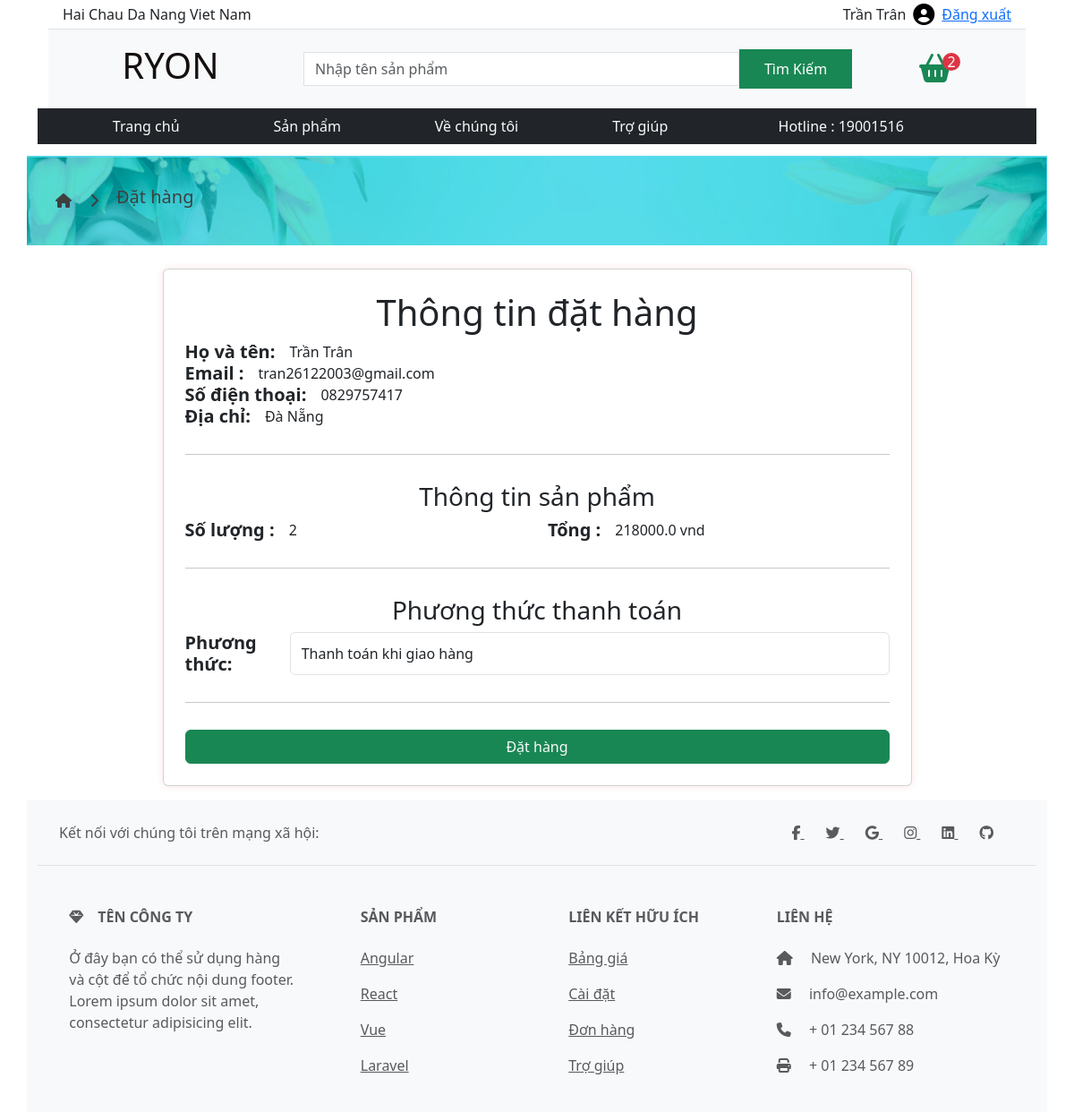
Page /oder/ (signed in) on the committed database.
### myshop/models.py (models this page shows, shortened)
class Customer(models.Model):
    user = models.OneToOneField(User, on_delete=models.CASCADE, null=True, blank=True)
    name = models.CharField(max_length=200, null=True)
    phone = models.CharField(max_length=20, blank=True, null=True)
    email = models.CharField(max_length=255, blank=True, null=True)
    address = models.CharField(max_length=255, blank=True, null=True)

### myshop/views.py (the view)
# urls.py: path('oder/', views.oder, name='oder'),
def oder(request):
    customer = Customer.objects.get(user=request.user)  # Lấy thông tin khách hàng dựa trên người dùng hiện tại
    cart, created = Cart.objects.get_or_create(user=request.user)
    items = cart.cartitem_set.all()
    total_price = 0
    total_quality = 0
    discount = 0
    for item in items:
        total_price += item.product.price * item.quantity
        total_quality += item.quantity
        if total_quality >= 5 :
            discount = 10
            total_price = (total_price*0.9)
    context = {
        'customer':customer,
        'items': items,
        'total_price': total_price,
        'total_quality':total_quality,
        'discount':discount,
        'search_form' : search_form,
    }
    return render(request,'oder.html',context)

### myshop/forms.py
class ProductSearchForm(forms.Form):
    search_item = forms.CharField(label="", widget=forms.TextInput(attrs={'class': 'form-control rounded-0 search-input', 'placeholder': 'Nhập tên sản phẩm'}))

### templates/oder.html (shortened to what this page needs)
<!DOCTYPE html>
{% extends "base.html"%}
{% load static %}
{% block content%}
<div class="banner0   container-xl mt-4 ">
    <div class="bannerinfos  container-xxl d-flex">
        <i class="fa-solid fa-house fa-xxl"></i>
        <i class="fa-solid fa-chevron-right"></i>
        <h5>Đặt hàng</h5>
    </div>
</div>
<div class="container-lg d-flex justify-content-center ">
    <div class="card w-75 p-4 m-3">
        <h1>Thông tin đặt hàng</h1>
        <div class="row">
            <div class="col d-flex gap-3 align-items-center ">
                <h5 class="info-title">Họ và tên:</h5>
                <p class="m-0 p-0">{{customer.name}}</p>
            </div>
        </div>
        <div class="row">
            <div class="col d-flex gap-3 align-items-center ">
                <h5 class="info-title">Email :</h5>
                <p class="m-0 p-0">{{customer.email}}</p>
            </div>
        </div>
        <div class="row">
            <div class="col d-flex gap-3 align-items-center ">
                <h5 class="info-title">Số điện thoại:</h5>
                <p class="m-0 p-0">{{customer.phone}}</p>
            </div>
        </div>
        <div class="row">
            <div class="col d-flex gap-3 align-items-center ">
                <h5 class="info-title">Địa chỉ:</h5>
                <p class="m-0 p-0">{{customer.address}}</p>
            </div>
        </div>
        <hr>
        <h3>Thông tin sản phẩm</h3>
        <div class="row">
            <div class="col d-flex gap-3 align-items-center ">
                <h5 class="info-title">Số lượng :</h5>
                <p class="m-0 p-0">{{total_quality}}</p>
            </div>
            <div class="col d-flex gap-3 align-items-center ">
                <h5 class="info-title">Tổng :</h5>
                <p class="m-0 p-0">{{total_price}} vnd</p>
            </div>
        </div>
        <hr>
        <h3>Phương thức thanh toán</h3>
        <div class="row">
            <div class="col d-flex">
                <h5 class="info-title">Phương thức:</h5>
                <select class="form-control">
                    <option>Thanh toán khi giao hàng</option>
                </select>
            </div>
        </div>
        <hr>
        <div class=" ">
            <button class="btn btn-success w-100"  onclick="placeOrder()"><a class="text-light text-decoration-none" href="{% url 'clear_cart' %}">Đặt hàng</a> </button>
        </div>
    </div>
</div>
{% endblock %}

### templates/base.html (shortened to what this page needs)
<!DOCTYPE html>
{% load static %}
<html>
<head>
    <link rel="stylesheet" href="{% static 'css/carta.css' %}">
    <link rel="stylesheet" href="{% static 'css/cards.css' %}">
    <link rel="stylesheet" href="{% static 'css/banner.css' %}">
    <link rel="stylesheet" href="{% static './css/bootstrap.min.css' %}">
    <link rel="stylesheet" href="https://cdn.jsdelivr.net/npm/bootstrap@5.3.2/dist/css/bootstrap.min.css"
>
    <link rel="stylesheet" href="https://cdnjs.cloudflare.com/ajax/libs/font-awesome/6.5.1/css/all.min.css"
 />
</head>
<body>
    <div class=" bg-white container-fluid d-flex justify-content-center" style="z-index: 99999;">
        <div class="bg-white position-fixed container-lg" style=" z-index: 9999">
            <header class="container-fluid">
                <div class="container-lg ">
                    <div class="row border-bottom p-1">
                        <div class="col-7 d-flex align-items-center">
                            Hai Chau Da Nang Viet Nam
                        </div>
                        <div class="col-2"></div>
                        <div class="col-3 d-flex align-items-center gap-2 justify-content-end">
                            {% if user.is_authenticated%}
                            {{customer.name}}
                            <a href="{% url 'user_profile'%}"><i class="fa-solid fa-circle-user fa-xl"
                                    style="color: #000000;"></i></a>
                            <a href="{% url 'logout' %}">Đăng xuất</a>
                            {% endif%}
                        </div>
                    </div>
                    <div class="row bg-light">
                        <h1 class="logo col-3 d-flex align-items-center justify-content-center p-3" style="background-image: url('https://encrypted-tbn0.gstatic.com/images?q=tbn:ANd9GcS4zgWZeN1iCZzOBwhwVOtX_4k857hMeMIbSn20oaQM2o6LSieiENsBNxWcG56o8cxMQSc&usqp=CAU');
                        background-clip:text;
                        color:transparent;
                        background-color:rgb(21, 16, 16);">
                        </h1>
                        <form class="col-7 d-flex align-items-center justify-content-center" method="get"
                            action="{% url 'search_results' %}">
                            {{ search_form.search_item }}
                            <button type="submit" class="btn btn-success rounded-0 h-50 w-25  ">Tìm Kiếm</button>
                        </form>
                        <div class="col-2 d-flex align-items-center justify-content-center">
                            <a class="border-0 " href="/cart/">
                                <i class="fas fa-shopping-basket fa-2x text-success"
                                    style="transition: color 0.3s;"></i>
                            </a>
                            <p class="position-relative  text-bg-danger text-center d-flex align-items-center justify-content-center    "
                                style="border-radius: 100%;width: 20px; height: 20px; left: -10px; ">{{total_quality }}
                            </p>
                        </div>
                    </div>
                </div>
            </header>
            <nav class="container-lg bg-dark p-2 m-0" style="z-index: 9999;">
                <div class="row justify-content-around  ">
                    <div class="col-sm-8 col-lg-8 d-flex justify-content-around ">
                        <a href="/" class="text-decoration-none text-light">Trang
                            chủ </a>
                        <a href="/product/" class="text-decoration-none text-light">Sản
                            phẩm</a>
                        <a href="#" class="text-decoration-none text-light">Về chúng
                            tôi</a>
                        <a href="#" class="text-decoration-none text-light">Trợ
                            giúp</a>
                    </div>
                    <div class="col-3 d-md-block d-none text-light d-flex justify-content-center ">
                        <p class=" m-0">Hotline : 19001516</p>
                    </div>
                </div>
            </nav>
        </div>
    </div>
    <div class="d-flex justify-content-center flex-column">
        {% block content %} {% endblock %}
    </div>
    <footer class="text-center d-md-block d-none container-lg text-lg-start bg-body-tertiary text-muted">
        <section class="d-flex justify-content-center justify-content-lg-between p-4 border-bottom">
            <div class="me-5 d-none d-lg-block">
                <span>Kết nối với chúng tôi trên mạng xã hội:</span>
            </div>
            <div>
                <a href class="me-4 text-reset">
                    <i class="fab fa-facebook-f"></i>
                </a>
                <a href class="me-4 text-reset">
                    <i class="fab fa-twitter"></i>
                </a>
                <a href class="me-4 text-reset">
                    <i class="fab fa-google"></i>
                </a>
                <a href class="me-4 text-reset">
                    <i class="fab fa-instagram"></i>
                </a>
                <a href class="me-4 text-reset">
                    <i class="fab fa-linkedin"></i>
                </a>
                <a href class="me-4 text-reset">
                    <i class="fab fa-github"></i>
                </a>
            </div>
        </section>
        <section class>
            <div class="container text-center text-md-start mt-5">
                <div class="row mt-3">
                    <div class="col-md-3 col-lg-4 col-xl-3 mx-auto mb-4">
                        <h6 class="text-uppercase fw-bold mb-4">
                            <i class="fas fa-gem me-3"></i>Tên công ty
                        </h6>
                        <p>
                            Ở đây bạn có thể sử dụng hàng và cột để tổ chức
                            nội dung footer.
                            Lorem ipsum
                            dolor sit amet, consectetur adipisicing elit.
                        </p>
                    </div>
                    <div class="col-md-2 col-lg-2 col-xl-2 mx-auto mb-4">
                        <h6 class="text-uppercase fw-bold mb-4">
                            Sản phẩm
                        </h6>
                        <p>
                            <a href="#!" class="text-reset">Angular</a>
                        </p>
                        <p>
                            <a href="#!" class="text-reset">React</a>
                        </p>
                        <p>
                            <a href="#!" class="text-reset">Vue</a>
                        </p>
                        <p>
                            <a href="#!" class="text-reset">Laravel</a>
                        </p>
                    </div>
                    <div class="col-md-3 col-lg-2 col-xl-2 mx-auto mb-4">
                        <h6 class="text-uppercase fw-bold mb-4">
                            Liên kết hữu ích
                        </h6>
                        <p>
                            <a href="#!" class="text-reset">Bảng giá</a>
                        </p>
                        <p>
                            <a href="#!" class="text-reset">Cài đặt</a>
                        </p>
                        <p>
                            <a href="#!" class="text-reset">Đơn hàng</a>
                        </p>
                        <p>
                            <a href="#!" class="text-reset">Trợ giúp</a>
                        </p>
                    </div>
                    <div class="col-md-4 col-lg-3 col-xl-3 mx-auto mb-md-0 mb-4">
                        <h6 class="text-uppercase fw-bold mb-4">Liên hệ</h6>
                        <p><i class="fas fa-home me-3"></i> New York, NY
                            10012, Hoa Kỳ</p>
                        <p>
                            <i class="fas fa-envelope me-3"></i>
                            info@example.com
                        </p>
                        <p><i class="fas fa-phone me-3"></i> + 01 234 567
                            88</p>
                        <p><i class="fas fa-print me-3"></i> + 01 234 567
                            89</p>
                    </div>
                </div>
            </div>
        </section>
    </footer>
</body>
</html>

### static/css/cards.css (style rules this page uses)
.card { width: 250px; height: 400px; border-radius: 8px; overflow: hidden; background-color: #c6c4c4; box-shadow: 0 0 10px rgba(240, 10, 10, 0.1); }
.card { position: relative; }

### static/css/banner.css (style rules this page uses)
.banner0 { background-image: url("../image/banner.jpg"); height: 100px; background-size: cover; margin: 10px 0; background-color: #56dbed; background-blend-mode: multiply; }
.banner0 .bannerinfos { height: 100px; display: flex; align-items: center; justify-content: left; padding-left: 20px; color: #3f3f3f; font-size: 1.6rem; gap: 20px; }
.banner0 .bannerinfos i { font-size: 1rem; }
* { z-index: 1; }

### templates/oder.html (style rules this page uses)
.info-title { font-weight: bold; padding: none; margin: 0; }
.container { margin-top: 30px; }
h1, h3 { text-align: center; }
hr { margin-top: 30px; margin-bottom: 30px; }

### rows in the picture
Customer: name "Trần Trân", email "tran26122003@gmail.com", phone "0829757417", address "Đà Nẵng"

### other values in the picture
{{ total_quality }} "2"
{{ total_price }} "218000.0"
